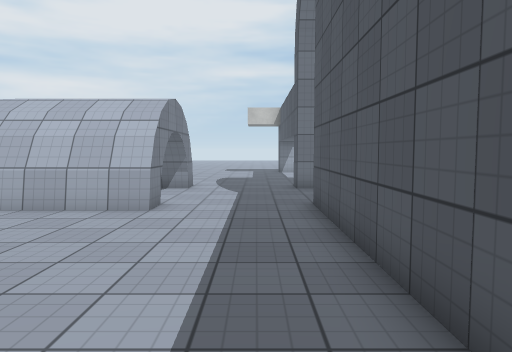
view 1 (above)

20 first-person views from a walk through a Unity game level. The camera is 1.4 m above the floor, tilts 4° down and sees 70° across. The floor is counted in squares, 1 m on a side. Each view is taken from the middle of a square. On the plan, view 1 faces up. The plan holds only what a view shows up to about 16 squares ahead; the rest is blank. The place goes on beyond the plan. Some surface patterns are stand-ins.

view 2
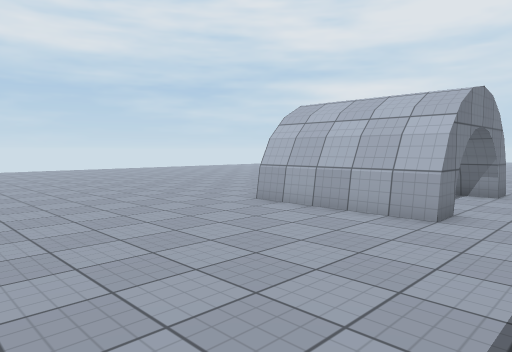

view 3
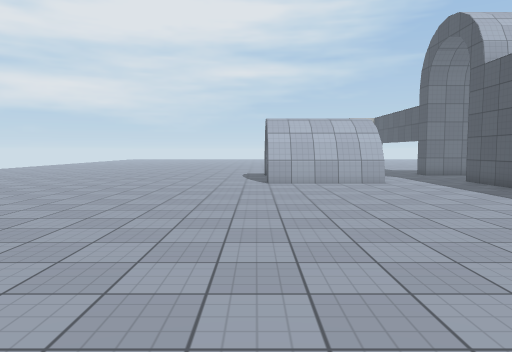

view 4
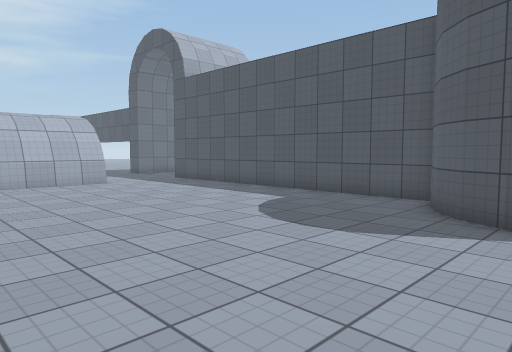

view 5
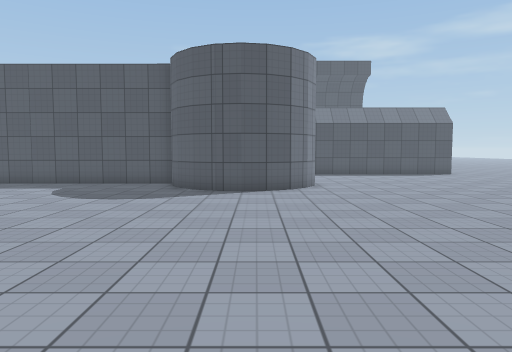

view 6
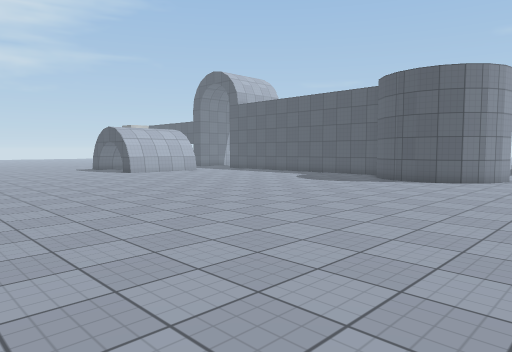

view 7
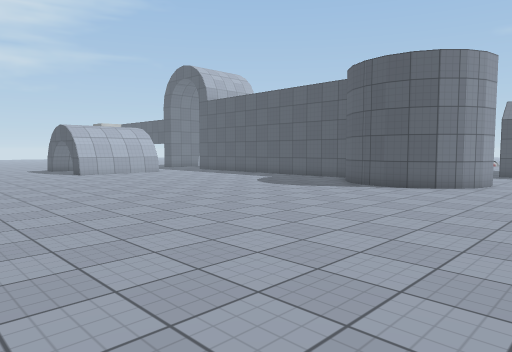

view 8
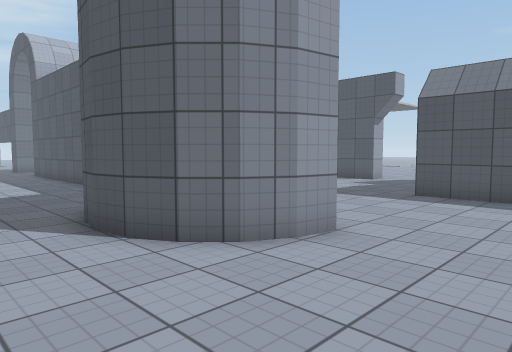

view 9
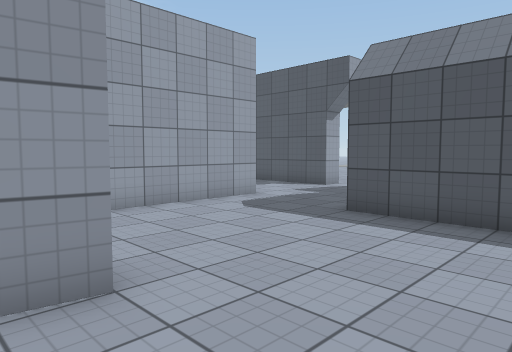

view 10
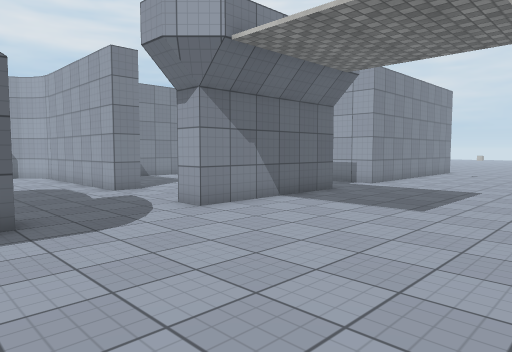

view 11
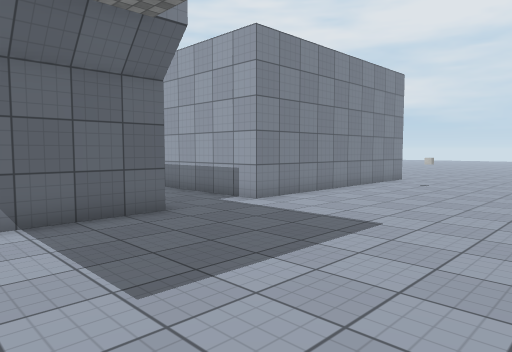

view 12
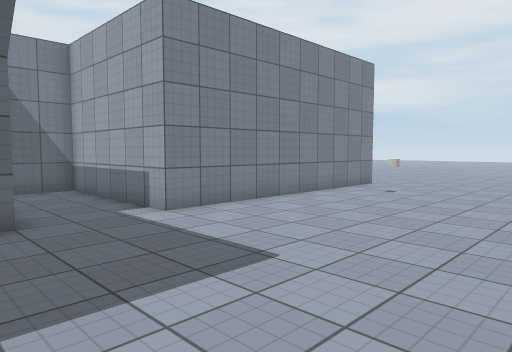

view 13
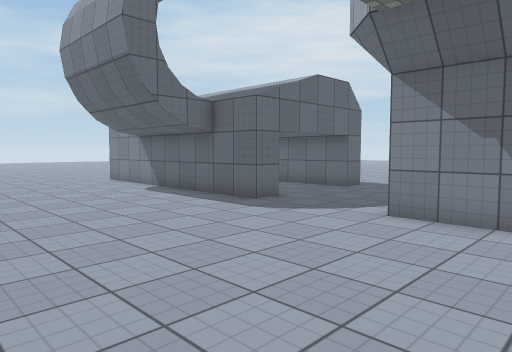

view 14
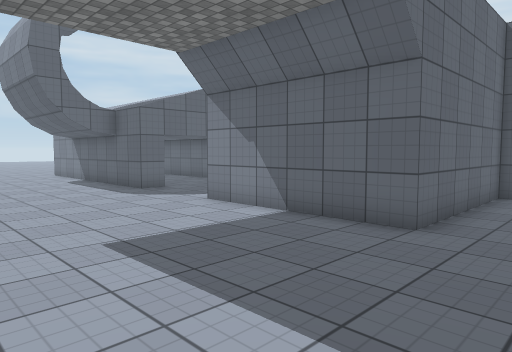

view 15
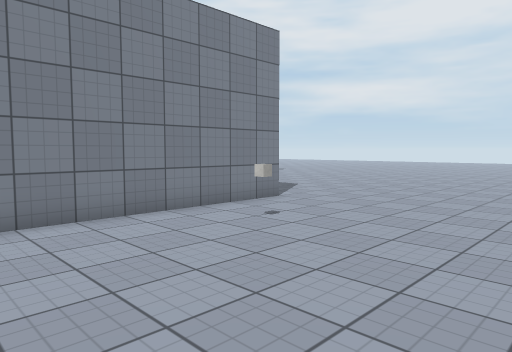

view 16
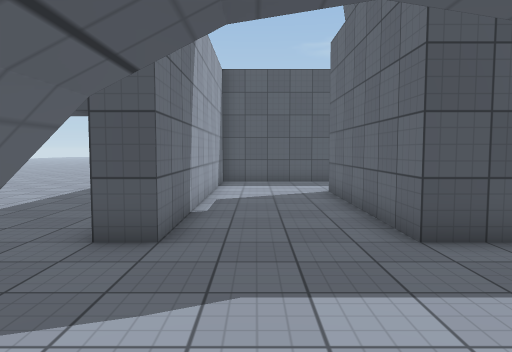

view 17
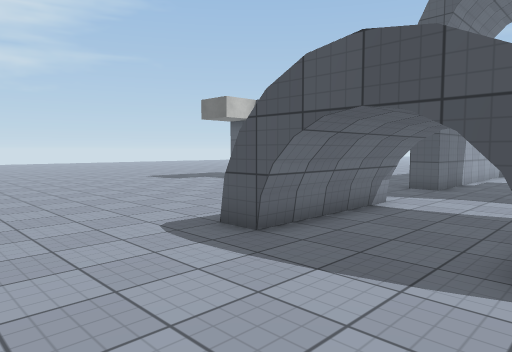

view 18
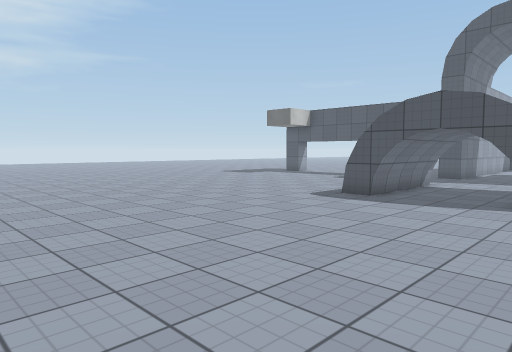

view 19
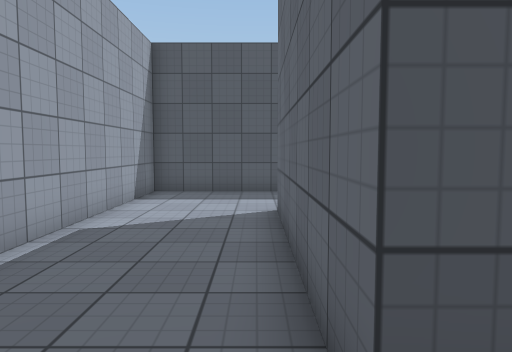

view 20
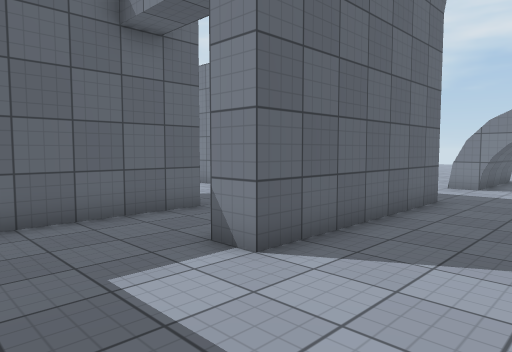

### Floor plan
Points are (right, up) in squares from view 1. A wall is a line through its corners. A room is listed if a view was taken in it or the views show most of it. See-through windows are left out.
Room 1 (views 1, 2, 3, 4, 5, 6, 7, 8, 9, 10, 11, 12, 13, 14, 15, 16, 17, 18, 19, 20)
walls: (2.5, 0.9) (2.5, 0); (1.5, -3.5) (1.5, 9.5) (8.5, 9.5) (8.5, 8.5); (6.4, 5.5) (10.8, 5.5); (-2.5, 8.6) (-7.5, 8.6); (-2.5, 8.8) (-7.5, 8.8); (8.5, -3.5) (8.5, -4.5) (3.6, -4.5); (-2.5, 10.5) (-2.5, 9) (-7.5, 9); (1.6, -9.5) (0.6, -9.4) (-0.3, -8.9) (-0.9, -8.3) (-1.3, -7.4) (-1.5, -6.5) (-1.3, -5.6) (-0.9, -4.7) (-0.3, -4.1) (0.6, -3.6); (-6.3, 9.7) (-2.5, 9.7); (-7.5, 9.7) (-7.5, 10.5); (-2.4, 13.2) (-7.5, 13.2); (-2.5, 14.4) (-2.5, 12.6); (12.5, 9.2) (12.5, 13.5) (1.5, 13.5) (1.5, 14.6); (-7.5, 12.5) (-7.5, 14.5); (7.5, -11.8) (7.5, -8.5) (8.5, -8.5) (8.5, -11.2); (12.4, -8.5) (13.5, -8.5) (13.5, -13.5); (13.5, 14.6) (13.5, 4.5) (7.5, 4.5) (7.5, 1.5) (13.5, 1.5) (13.5, -4.5) (12.5, -4.5) (12.5, -2.8)
low walls: (-7.1, 9.5) (-2.5, 9.5); (-2.4, 13.5) (-7.5, 13.5)
objects: cube (16, 11)

Where each view was taken, in squares from view 1:
view 1: 0 up, 0 right, facing up
view 2: 1 up, 0 right, facing up-left
view 3: 7 down, 8 left, facing up
view 4: 7 down, 9 left, facing up-right
view 5: 7 down, 14 left, facing right
view 6: 13 down, 18 left, facing up-right
view 7: 13 down, 15 left, facing up-right
view 8: 13 down, 4 left, facing up-right
view 9: 13 down, 0 right, facing up-right
view 10: 10 down, 21 right, facing up-left
view 11: 3 down, 21 right, facing up-left
view 12: 0 up, 21 right, facing up-left
view 13: 1 down, 21 right, facing down-left
view 14: 4 up, 20 right, facing down-left
view 15: 6 up, 21 right, facing up-left
view 16: 12 up, 4 left, facing right
view 17: 9 up, 12 left, facing up-right
view 18: 8 up, 18 left, facing up-right
view 19: 10 up, 0 right, facing right
view 20: 13 up, 12 right, facing down-left
